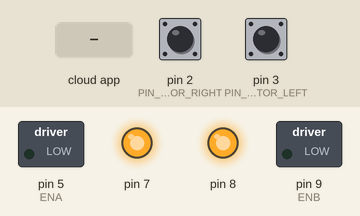
The sketch below on a simulated Arduino Uno, built with avr-gcc and run on an emulated ATmega328P. Shown: switched loads named in the sketch (green lamp = pin HIGH), output pins drawn as LEDs (lit = HIGH). The inputs (shaded band) are chosen by the test bench; at power-on: pin 2 (PIN_ENCOD_A_MOTOR_RIGHT) HIGH, pin 3 (PIN_ENCOD_A_MOTOR_LEFT) HIGH. The ROS host is connected and sends only what is stated.

Above: at 1.2 s.
1.3 s: the phone or cloud app sets linear.x to -100
At 4.0 s:
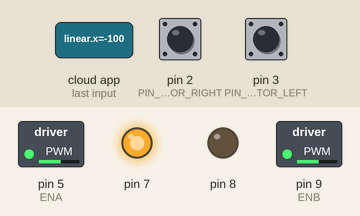
4.3 s: the phone or cloud app sets linear.x to 0
At 5.9 s:
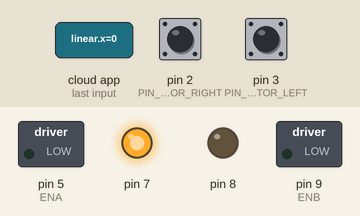
6.5 s: the phone or cloud app sets angular.z to -100
At 9.2 s:
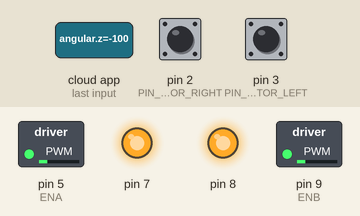
9.5 s: the phone or cloud app sets angular.z to 100
At 11.7 s:
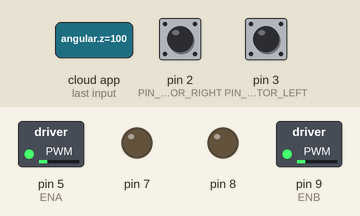
12.5 s: the phone or cloud app sets linear.x to 100
At 15.2 s:
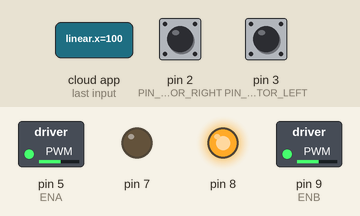
15.5 s: the phone or cloud app sets linear.x to -100
At 16.7 s:
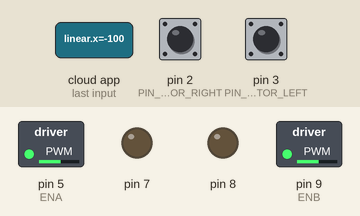
Timing chart, 0 to 27.5 s (numbered marks = the images above; inputs shaded):
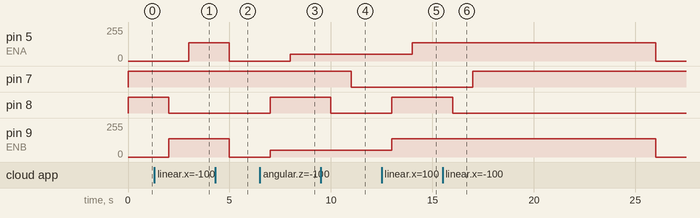

Measured:
- after the input at 1.3 s, pin 5 (ENA): 0/255 → 137/255 after 1.7 s; pin 8: HIGH → LOW after 0.70 s; pin 9 (ENB): 0/255 → 137/255 after 0.70 s
- after the input at 4.3 s, pin 5 (ENA), pin 9 (ENB): 137/255 → 0/255 after 0.70 s
- after the input at 6.5 s, pin 5 (ENA): 0/255 → 52/255 after 1.5 s; pin 8: LOW → HIGH after 0.50 s; pin 9 (ENB): 0/255 → 52/255 after 0.50 s
- after the input at 9.5 s, pin 7: HIGH → LOW after 1.5 s; pin 8: HIGH → LOW after 0.50 s
- after the input at 12.5 s, pin 5 (ENA): 52/255 → 137/255 after 1.5 s; pin 8: LOW → HIGH after 0.50 s; pin 9 (ENB): 52/255 → 137/255 after 0.50 s
- after the input at 15.5 s, pin 5 (ENA), pin 9 (ENB): 137/255 → 0/255 after 10.5 s instead of 7.5 s; pin 7: LOW → HIGH after 1.5 s; pin 8: HIGH → LOW after 0.50 s

The sketch:

apjr_arduino_code..ino
```cpp
// #include <Adafruit_MotorShield.h>
// #include <Wire.h>
#include <PID_v1.h>
#include <ros.h>
#include <std_msgs/String.h>
#include <geometry_msgs/Vector3Stamped.h>
#include <geometry_msgs/Twist.h>
#include <ros/time.h>
#include "DCMotor.h"
#include <std_msgs/Int16.h>

#define Cytron
//initializing all the variables
#define LOOPTIME                      1000     //Looptime in millisecond
#define ENA 5
#define ENB 9
// DC Motor signals

// #define IN1	7
// #define IN2 8
// #define IN3 9
// #define IN4	10

#define Dir_1 7
#define Dir_2 8
/* PID Variables */
// float error_r = 0;
// float error_1_r = 0;
// float error_2_r = 0;
// float u_Prev_r = 0;

// double kp_r = 50;
// double kd_r = 0.1;
// double ki_r = 10;
// float Ts = 0.1;

// float error_l = 0;
// float error_1_l = 0;
// float error_2_l = 0;
// float u_Prev_l = 0;

// double kp_l = 53;
// double kd_l = 0.1;
// double ki_l = 10;

int dir_l = 0;
int dir_r = 0;
///////////////////////////////////
double Pk1 = 1;
double Ik1 = 0;
double Dk1 = 0.03;

double Setpoint1, Input1, Output1, Output1a;
PID PID1(&Input1, &Output1, &Setpoint1, Pk1, Ik1, Dk1, DIRECT);

double Pk2 = 1;
double Ik2 = 0;
double Dk2 = 0.03;

double Setpoint2, Input2, Output2, Output2a;
PID PID2(&Input2, &Output2, &Setpoint2, Pk2, Ik2, Dk2, DIRECT);

// float demand1;
// float demand2;

// float demandx;
// float demandz;

unsigned long currentMillis;
unsigned long previousMillis;

volatile int encoder0Pos = 0;
volatile int encoder1Pos = 0;

float encoder0Diff;
float encoder1Diff;

float encoder0Error;
float encoder1Error;

float encoder0Prev;
float encoder1Prev;
//////////////////////////////////////

volatile int lastEncoderState_A=0;

template <typename T> int sgn(T val) {
    return (T(0) < val) - (val < T(0));
}
const byte noCommLoopMax = 10;                //number of main loops the robot will execute without communication before stopping
unsigned int noCommLoops = 0;                 //main loop without communication counter

double speed_cmd_left2 = 0;

const int PIN_ENCOD_A_MOTOR_LEFT = 3;               //A channel for encoder of left motor
const int PIN_ENCOD_B_MOTOR_LEFT = 12;               //B channel for encoder of left motor

const int PIN_ENCOD_A_MOTOR_RIGHT = 2;              //A channel for encoder of right motor
const int PIN_ENCOD_B_MOTOR_RIGHT = 6;              //B channel for encoder of right motor

// const int PIN_SIDE_LIGHT_LED = 13;                  //Side light blinking led pin

unsigned long lastMilli = 0;

//--- Robot-specific constants ---
const double radius = 0.05;                   //Wheel radius, in m
const double wheelbase = 0.475;               //Wheelbase, in m
const double encoder_cpr = 7;               //Encoder ticks or counts per rotation
const double speed_to_pwm_ratio = 0.00235;    //Ratio to convert speed (in m/s) to PWM value. It was obtained by plotting the wheel speed in relation to the PWM motor command (the value is the slope of the linear function).
const double min_speed_cmd = 0.0882;          //(min_speed_cmd/speed_to_pwm_ratio) is the minimum command value needed for the motor to start moving. This value was obtained by plotting the wheel speed in relation to the PWM motor command (the value is the constant of the linear function).

double speed_req = 0;                         //Desired linear speed for the robot, in m/s
double angular_speed_req = 0;                 //Desired angular speed for the robot, in rad/s

double speed_req_left = 0;                    //Desired speed for left wheel in m/s
double speed_act_left = 0;                    //Actual speed for left wheel in m/s
//double speed_cmd_left = 0;                    //Command speed for left wheel in m/s

double speed_req_right = 0;                   //Desired speed for right wheel in m/s
double speed_act_right = 0;                   //Actual speed for right wheel in m/s
//double speed_cmd_right = 0;                   //Command speed for right wheel in m/s

const double max_speed = 0.628;                 //Max speed in m/s (was 0.4)

double PWM_leftMotor = 0;                     //PWM command for left motor
double PWM_rightMotor = 0;                    //PWM command for right motor

// PID Parameters
//AutoPID myPIDLeft(&speed_act_left,&speed_req_left,&PWM_leftMotor,0,255,0,0,0);
//AutoPID myPIDRight(&speed_act_right,&speed_req_right,&PWM_rightMotor,0,255,0,0,0);
// const double PID_left_param[] = { 0.3, 0.5, 0.001 }; //Respectively Kp, Ki and Kd for left motor PID
// const double PID_right_param[] = { 0.3, 0.5, 0.001 }; //Respectively Kp, Ki and Kd for right motor PID

//volatile float pos_left = 0;       //Left motor encoder position
//volatile float pos_right = 0;      //Right motor encoder position

//PID PID_leftMotor(&speed_act_left, &speed_cmd_left, &speed_req_left, PID_left_param[0], PID_left_param[1], PID_left_param[2], DIRECT);          //Setting up the PID for left motor
//PID PID_rightMotor(&speed_act_right, &speed_cmd_right, &speed_req_right, PID_right_param[0], PID_right_param[1], PID_right_param[2], DIRECT);   //Setting up the PID for right motor

#ifndef Cytron
  DCMotor *leftMotor = new DCMotor(IN1,IN2,ENA);
  DCMotor *rightMotor = new DCMotor(IN3,IN4,ENB);
#else
  DCMotor *leftMotor = new DCMotor(Dir_2,ENB);
  DCMotor *rightMotor = new DCMotor(Dir_1,ENA);
#endif

// Adafruit_MotorShield AFMS = Adafruit_MotorShield();  // Create the motor shield object with the default I2C address
// Adafruit_DCMotor *leftMotor = AFMS.getMotor(1);      //Create left motor object
// Adafruit_DCMotor *rightMotor = AFMS.getMotor(2);     //Create right motor object

ros::NodeHandle nh;
/////////////////////////////////////////////////////////////////////////////////////////
/////////////////////////////////////////////////////////////////////////////////////////
//function that will be called when receiving command from host
void handle_cmd (const geometry_msgs::Twist& cmd_vel) {
  noCommLoops = 0;                                                  //Reset the counter for number of main loops without communication

  speed_req = cmd_vel.linear.x;                                     //Extract the commanded linear speed from the message

  angular_speed_req = cmd_vel.angular.z;                            //Extract the commanded angular speed from the message

  speed_req_left = speed_req - angular_speed_req*(wheelbase/2);     //Calculate the required speed for the left motor to comply with commanded linear and angular speeds
  speed_req_right = speed_req + angular_speed_req*(wheelbase/2);    //Calculate the required speed for the right motor to comply with commanded linear and angular speeds


}

ros::Subscriber<geometry_msgs::Twist> cmd_vel("cmd_vel", handle_cmd);   //create a subscriber to ROS topic for velocity commands (will execute "handle_cmd" function when receiving data)
//geometry_msgs::Vector3Stamped speed_msg;                                //create a "speed_msg" ROS message
// geometry_msgs::Vector3Stamped pwm_msg;
geometry_msgs::Vector3Stamped encoder_msg;

//ros::Publisher speed_pub("speed", &speed_msg);                          //create a publisher to ROS topic "speed" using the "speed_msg" type
// ros::Publisher pwm_pub("pwm", &pwm_msg);
ros::Publisher encoder_pub("encoder", &encoder_msg);

// const int lightIncNumber = 30;                                                                                                                                       //Number of lightIncrements for side light blinking
// int lightInc = 0;                                                                                                                                                    //Init increment for side light blinking
// int lightValue [lightIncNumber]= { 10, 40, 80, 160, 255, 255, 255, 255, 255, 255, 255, 255, 255, 255, 255, 255, 255, 255, 160, 80, 40, 10, 0, 0, 0, 0, 0, 0, 0, 0 }; //side light increment values
// int lightValueNoComm [25]= { 255, 0, 255, 0, 255, 0, 0, 0, 0, 0, 0, 0, 0, 0, 0, 0, 0, 0, 0, 0, 0, 0, 0, 0, 0 }; //side light increment values
// int lightT = 0; //init light period

//__________________________________________________________________________

void setup() {


//   pinMode(PIN_SIDE_LIGHT_LED, OUTPUT);      //set pin for side light leds as output
//   analogWrite(PIN_SIDE_LIGHT_LED, 255);     //light up side lights

  nh.initNode();                            //init ROS node
  nh.getHardware()->setBaud(57600);         //set baud for ROS serial communication
  nh.subscribe(cmd_vel);                    //suscribe to ROS topic for velocity commands
  //nh.advertise(speed_pub);                  //prepare to publish speed in ROS topic
  //nh.advertise(pwm_pub);
  nh.advertise(encoder_pub);

  //setting motor speeds to zero
  leftMotor->setSpeed(PWM_leftMotor);
//   leftMotor->run(BRAKE);
  rightMotor->setSpeed(0);
  //rightMotor->run(BRAKE);

  //setting PID parameters
  // myPIDLeft.setOutputRange(0,255);
  // myPIDRight.setOutputRange(0,255);
  // PID_leftMotor.SetSampleTime(95);
  // PID_rightMotor.SetSampleTime(95);
  // PID_leftMotor.SetOutputLimits(-max_speed, max_speed);
  // PID_rightMotor.SetOutputLimits(-max_speed, max_speed);
  // PID_leftMotor.SetMode(AUTOMATIC);
  // PID_rightMotor.SetMode(AUTOMATIC);

  // Define the rotary encoder for left motor
  pinMode(PIN_ENCOD_A_MOTOR_LEFT, INPUT);
  pinMode(PIN_ENCOD_B_MOTOR_LEFT, INPUT);
  // digitalWrite(PIN_ENCOD_A_MOTOR_LEFT, HIGH);                // turn on pullup resistor
  // digitalWrite(PIN_ENCOD_B_MOTOR_LEFT, HIGH);
  attachInterrupt(digitalPinToInterrupt(PIN_ENCOD_A_MOTOR_LEFT), encoderLeftMotor, RISING);

  // Define the rotary encoder for right motor
  pinMode(PIN_ENCOD_A_MOTOR_RIGHT, INPUT);
  pinMode(PIN_ENCOD_B_MOTOR_RIGHT, INPUT);
  // digitalWrite(PIN_ENCOD_A_MOTOR_RIGHT, HIGH);                // turn on pullup resistor
  // digitalWrite(PIN_ENCOD_B_MOTOR_RIGHT, HIGH);
  attachInterrupt(digitalPinToInterrupt(PIN_ENCOD_A_MOTOR_RIGHT), encoderRightMotor, RISING);

  PID1.SetMode(AUTOMATIC);
  PID1.SetOutputLimits(-255,255);
  PID1.SetSampleTime(500);

  PID2.SetMode(AUTOMATIC);
  PID2.SetOutputLimits(-255,255);
  PID2.SetSampleTime(500);
}

//_________________________________________________________________________

void loop() {
  nh.spinOnce();
  if((millis()-lastMilli) >= LOOPTIME)
  {                                                                           // enter timed loop
    lastMilli = millis();

    // pinMode(LED_BUILTIN,OUTPUT);
    // if (!nh.connected()){
    //   analogWrite(LED_BUILTIN, lightValueNoComm[lightInc]);
    //   lightInc=lightInc+1;
    //   if (lightInc >= 25){
    //     lightInc=0;
    //   }
    // }
    // else{
    //   analogWrite(LED_BUILTIN, lightValue [lightInc]);
    //   lightT = 3000 - ((2625/max_speed)*((abs(speed_req_left)+abs(speed_req_right))/2));
    //   lightInc=lightInc+(30/(lightT/LOOPTIME));
    //   if (lightInc >= lightIncNumber){
    //     lightInc=0;
    //   }
    // }


    if (abs(encoder0Pos) < 1){                                                   //Avoid taking in account small disturbances
      speed_act_left = 0;
    }
    else {
      // speed_act_left=((pos_left/encoder_cpr)*2*PI)*(1000/LOOPTIME)*radius;           // calculate speed of left wheel
      // speed_act_left=((pos_left/encoder_cpr)*2*PI)*radius;
      speed_act_left = (encoder0Pos/7.0) * 2.0 * 3.14 * 0.1;
    }

    if (abs(encoder1Pos) < 1){                                                  //Avoid taking in account small disturbances
      speed_act_right = 0;
    }
    else {
    // speed_act_right=((pos_right/encoder_cpr)*2*PI)*(1000/LOOPTIME)*radius;          // calculate speed of right wheel
      speed_act_right = (encoder1Pos/7.0) * 2.0 * 3.14 * 0.1;
    }

    // pos_left = 0;
    // pos_right = 0;
    // PWM_calculate();
    // error = float(speed_req_right) - float(speed_act_right);

    // cv = cv1 + (kp+kd/Ts)*error + (-kp + ki*Ts - 2*kd/Ts) *error1 + (kd/Ts)* error2;
    // cv1 = cv;
    // error2 = error1;
    // error1 = error;

    // char dir_right = 0;

    // if(speed_req_right<0){
    //   dir_right = -1;
    // }else{
    //   dir_right = 1;
    // }

    // if(cv>500){
    // cv = 500;
    // }else if (cv<30){
    //   cv = 30;
    // }

    //in one meter the encoder produces roughly 22 ticks, so in the 500 ms, it would produce 11 ticks to have a speed of 1 m/s


    //speed_cmd_left = constrain(speed_cmd_left, -max_speed, max_speed);
    speed_req_left = constrain(speed_req_left, -max_speed, max_speed);
    encoder0Diff = encoder0Pos - encoder0Prev;
    encoder0Error = (speed_req_left*11) - encoder0Diff;
    encoder0Prev = encoder0Pos;
    Setpoint1 = (speed_req_left * 500/(2 * M_PI * 0.0508)) *7/50 ;
    Input1 = encoder0Diff;
    PID1.Compute();

    if(Output1>0){
      PWM_leftMotor = abs(Output1);
      dir_l = -1;
    }else if(Output1<0){
      PWM_leftMotor = abs(Output1);
      dir_l = 1;
    }else{
      dir_l = 0;
    }

    if(Output2>0){
      PWM_rightMotor = abs(Output2);
      dir_r = 1;
    }else if(Output2<0){
      PWM_rightMotor = abs(Output2);
      dir_r = -1;
    }else{
      dir_r = 0;
    }
    // myPIDLeft.run();

    // PID_leftMotor.Compute();                                               //Uncomment later !!!!!!!!!!!!!!!!!!!!!!!!!!!!!!!!!!!!!!!!!
    // compute PWM value for left motor. Check constant definition comments for more information.

    //PWM_leftMotor = constrain(((speed_req_left+sgn(speed_req_left)*min_speed_cmd)/speed_to_pwm_ratio) + (speed_cmd_left/speed_to_pwm_ratio), -255, 255); //
    //PWM_leftMotor = dir_left * cv*255/500;


    if (noCommLoops >= noCommLoopMax) {                   //Stopping if too much time without command
      // leftMotor->setSpeed(0);
      analogWrite(ENB,0);
    //   leftMotor->run(BRAKE);
    }
    else if (speed_req_left == 0){                        //Stopping
      // leftMotor->setSpeed(0);
      analogWrite(ENB,0);
    //   leftMotor->run(BRAKE);
    }
    else{                          //Going forward
      // leftMotor->setSpeed(PWM_leftMotor);
      setMotor(dir_l,PWM_leftMotor,ENB,Dir_2);
      // if (PWM_leftMotor > 0) {
      //   digitalWrite (Dir_2, LOW);
      //   analogWrite(ENB,PWM_leftMotor);
      // } else {
      //   digitalWrite (Dir_2, HIGH);
      //   analogWrite(ENB,PWM_leftMotor);
      // }
    //   leftMotor->run(BACKWARD);
    }

    //speed_cmd_right = constrain(speed_cmd_right, -max_speed, max_speed);
    speed_req_right = constrain(speed_req_right, -max_speed, max_speed);
    encoder1Diff = encoder1Pos - encoder1Prev;
    encoder1Error = (speed_req_right*11) - encoder1Diff;
    encoder1Prev = encoder1Pos;
    Setpoint2 = (speed_req_right * 500/(2 * M_PI * 0.0508)) *7/50 ;
    Input2 = encoder1Diff;
    PID2.Compute();

    // myPIDRight.run();
    // PID_rightMotor.Compute();                                 //Uncomment later !!!!!!!!!!!!!!!!!!!!!!!!!!!!!!!!!!!!!!!!!
    // compute PWM value for right motor. Check constant definition comments for more information.
    //PWM_rightMotor = constrain(((speed_req_right+sgn(speed_req_right)*min_speed_cmd)/speed_to_pwm_ratio) + (speed_cmd_right/speed_to_pwm_ratio), -255, 255); //
    //PWM_rightMotor = dir_right * cv*255/500;
    if (noCommLoops >= noCommLoopMax) {                   //Stopping if too much time without command
      // rightMotor->setSpeed(0);
      analogWrite(ENA,0);
    //   rightMotor->run(BRAKE);
    }
    else if (speed_req_right == 0){                       //Stopping
      analogWrite(ENA,0);
      // rightMotor->setSpeed(0);
    //   rightMotor->run(BRAKE);
    }
    else{                         //Going forward
      // rightMotor->setSpeed(PWM_rightMotor);
      setMotor(dir_r,PWM_rightMotor,ENA,Dir_1);
      // if (PWM_rightMotor > 0) {
      //   digitalWrite (Dir_1, LOW);
      //   analogWrite(ENA,PWM_rightMotor);
      // } else {
      //   digitalWrite (Dir_1, HIGH);
      //   analogWrite(ENA,PWM_rightMotor);
      // }
      // pwm_msg.vector.x = PWM_rightMotor;
      // pwm_msg.vector.y = PWM_leftMotor;
      // pwm_pub.publish(&pwm_msg);
    //   rightMotor->run(FORWARD);
    }


    if((millis()-lastMilli) >= LOOPTIME){         //write an error if execution time of the loop in longer than the specified looptime
      Serial.println(" TOO LONG ");
    }

    noCommLoops++;
    if (noCommLoops == 65535){
      noCommLoops = noCommLoopMax;
    }

    publishSpeed(LOOPTIME);   //Publish odometry on ROS topic
  }
}

//Publish function for odometry, uses a vector type message to send the data (message type is not meant for that but that's easier than creating a specific message type)
void publishSpeed(double time) {
  // speed_msg.header.stamp = nh.now();      //timestamp for odometry data
  // speed_msg.vector.x = speed_act_left;    //left wheel speed (in m/s)
  // speed_msg.vector.y = speed_act_right;    //left wheel speed (in m/s)
  // // speed_msg.vector.y = speed_act_right;   //right wheel speed (in m/s)
  // speed_msg.vector.z = time/1000;         //looptime, should be the same as specified in LOOPTIME (in s)
  // speed_pub.publish(&speed_msg);
  encoder_msg.vector.x = speed_act_right;
  encoder_msg.vector.y = speed_act_left;
  encoder_msg.vector.z = PWM_rightMotor;

  encoder_pub.publish(&encoder_msg);
  nh.spinOnce();
  nh.loginfo("Publishing odometry");
}

//Left motor encoder counter
void encoderLeftMotor() {
  // int currentState_B = digitalRead(PIN_ENCOD_B_MOTOR_LEFT);
  // if (currentState_B > 0)
  // {
  //   pos_left++;
  // }
  // else
  // {
  //   pos_left--;
  // }
  // lastEncoderState_A = currentState_A;
  // if (digitalRead(PIN_ENCOD_A_MOTOR_LEFT) == digitalRead(PIN_ENCOD_B_MOTOR_LEFT)) pos_left++;
  // else pos_left--;
  if (digitalRead(PIN_ENCOD_B_MOTOR_LEFT)>0){
    encoder0Pos --;
  }else{
    encoder0Pos ++;
  }
}

// Right motor encoder counter
void encoderRightMotor() {
  // if (digitalRead(PIN_ENCOD_A_MOTOR_RIGHT) == digitalRead(PIN_ENCOD_B_MOTOR_RIGHT)) pos_right--;
  // else pos_right++;
  if (digitalRead(PIN_ENCOD_B_MOTOR_RIGHT) > 0) encoder1Pos --;
  else encoder1Pos ++;
}

// void PWM_calculate(){

//   error_r = speed_req_right - speed_act_right;
//   error_l = speed_req_left - speed_act_left;
//   float u_r= u_Prev_r + (kp_r+kd_r/Ts)*error_r + (-kp_r + ki_r*Ts - 2*kd_r/Ts) *error_1_r + (kd_r/Ts)* error_2_r;
//   u_Prev_r = u_r;

//   float u_l= u_Prev_l + (kp_l+kd_l/Ts)*error_l + (-kp_l + ki_l*Ts - 2*kd_l/Ts) *error_1_l + (kd_l/Ts)* error_2_l;
//   u_Prev_l = u_l;

//   PWM_rightMotor = (int) fabs(u_r);
//   if(PWM_rightMotor>255){
//     PWM_rightMotor = 255;
//   }else if (PWM_rightMotor<20){
//     PWM_rightMotor = 30;
//   }

//   PWM_leftMotor = (int) fabs(u_l);
//   if(PWM_leftMotor>255){
//     PWM_leftMotor = 255;
//   }else if (PWM_leftMotor<20){
//     PWM_leftMotor = 30;
//   }

//   dir_r = 1;
//   if (u_r<0){
//     dir_r = -1;
//   }

//   dir_l = 1;
//   if (u_l<0){
//     dir_l = -1;
//   }


// }

//////////////////////////////////////////////////////////////////////////////////

void setMotor(int dir, int pwmVal, int pwm, int Dir){
  analogWrite(pwm,pwmVal); // Motor speed
  if(dir == 1){
    // Turn one way
    digitalWrite(Dir,LOW);
  }
  else if(dir == -1){
    // Turn the other way
    digitalWrite(Dir,HIGH);
  }
  else{
    // Or dont turn
    analogWrite(pwm,0); // Motor speed
  }
}
```

Source omitted: DCMotor.h (2454 bytes)
